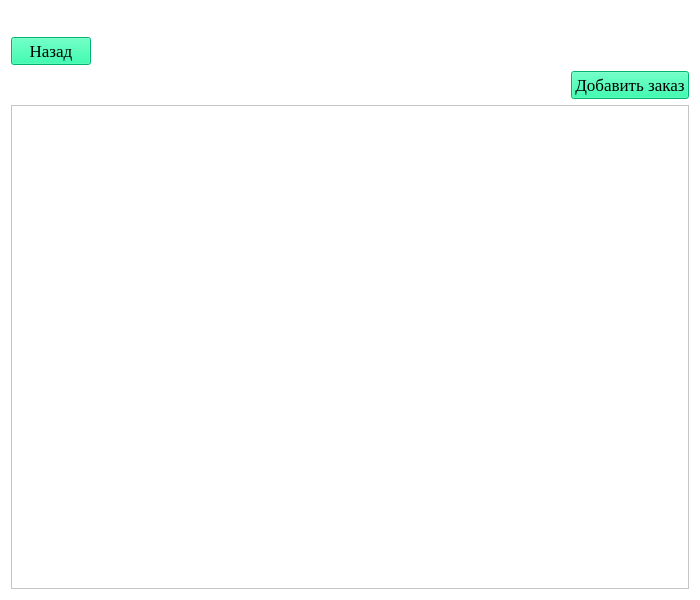
<?xml version="1.0" encoding="UTF-8"?>
<ui version="4.0">
 <class>OrdersWindow</class>
 <widget class="QWidget" name="OrdersWindow">
  <property name="geometry">
   <rect>
    <x>0</x>
    <y>0</y>
    <width>700</width>
    <height>600</height>
   </rect>
  </property>
  <property name="minimumSize">
   <size>
    <width>700</width>
    <height>600</height>
   </size>
  </property>
  <property name="font">
   <font>
    <family>Times New Roman</family>
    <pointsize>13</pointsize>
   </font>
  </property>
  <property name="windowTitle">
   <string>Список заказов</string>
  </property>
  <property name="styleSheet">
   <string notr="true">background-color: #FFFFFF</string>
  </property>
  <layout class="QVBoxLayout" name="verticalLayout">
   <item alignment="Qt::AlignmentFlag::AlignHCenter">
    <widget class="QLabel" name="logo_l">
     <property name="sizePolicy">
      <sizepolicy hsizetype="Fixed" vsizetype="Fixed">
       <horstretch>0</horstretch>
       <verstretch>0</verstretch>
      </sizepolicy>
     </property>
     <property name="maximumSize">
      <size>
       <width>30</width>
       <height>30</height>
      </size>
     </property>
     <property name="text">
      <string/>
     </property>
     <property name="pixmap">
      <pixmap>../data/Icon.png</pixmap>
     </property>
     <property name="scaledContents">
      <bool>true</bool>
     </property>
    </widget>
   </item>
   <item>
    <layout class="QGridLayout" name="gridLayout">
     <item row="0" column="0" alignment="Qt::AlignmentFlag::AlignLeft">
      <widget class="QPushButton" name="go_back_btn">
       <property name="toolTip">
        <string>Вернуться к списку товаров</string>
       </property>
       <property name="styleSheet">
        <string notr="true">background-color: #00FA9A</string>
       </property>
       <property name="text">
        <string>Назад</string>
       </property>
      </widget>
     </item>
     <item row="0" column="1" alignment="Qt::AlignmentFlag::AlignRight">
      <widget class="QLabel" name="user_name_l">
       <property name="text">
        <string/>
       </property>
      </widget>
     </item>
    </layout>
   </item>
   <item alignment="Qt::AlignmentFlag::AlignRight">
    <widget class="QPushButton" name="add_order_btn">
     <property name="styleSheet">
      <string notr="true">background-color: #00FA9A</string>
     </property>
     <property name="text">
      <string>Добавить заказ</string>
     </property>
    </widget>
   </item>
   <item>
    <widget class="QScrollArea" name="scrollArea">
     <property name="widgetResizable">
      <bool>true</bool>
     </property>
     <widget class="QWidget" name="scrollWidget">
      <property name="geometry">
       <rect>
        <x>0</x>
        <y>0</y>
        <width>680</width>
        <height>460</height>
       </rect>
      </property>
     </widget>
    </widget>
   </item>
  </layout>
 </widget>
 <resources/>
 <connections/>
</ui>
